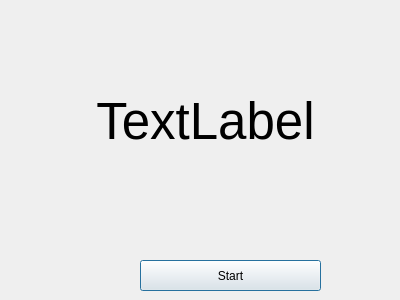
<?xml version="1.0" encoding="UTF-8"?>
<ui version="4.0">
 <class>Dialog</class>
 <widget class="QDialog" name="Dialog">
  <property name="geometry">
   <rect>
    <x>0</x>
    <y>0</y>
    <width>400</width>
    <height>300</height>
   </rect>
  </property>
  <property name="windowTitle">
   <string>Dialog</string>
  </property>
  <widget class="FlashingLabel" name="label">
   <property name="geometry">
    <rect>
     <x>10</x>
     <y>10</y>
     <width>391</width>
     <height>221</height>
    </rect>
   </property>
   <property name="font">
    <font>
     <pointsize>38</pointsize>
    </font>
   </property>
   <property name="text">
    <string>TextLabel</string>
   </property>
   <property name="alignment">
    <set>Qt::AlignCenter</set>
   </property>
  </widget>
  <widget class="QPushButton" name="pushButton">
   <property name="geometry">
    <rect>
     <x>140</x>
     <y>260</y>
     <width>181</width>
     <height>31</height>
    </rect>
   </property>
   <property name="text">
    <string>Start</string>
   </property>
  </widget>
 </widget>
 <layoutdefault spacing="6" margin="11"/>
 <customwidgets>
  <customwidget>
   <class>FlashingLabel</class>
   <extends>QLabel</extends>
   <header>flashinglabel.h</header>
  </customwidget>
 </customwidgets>
 <resources/>
 <connections/>
</ui>
